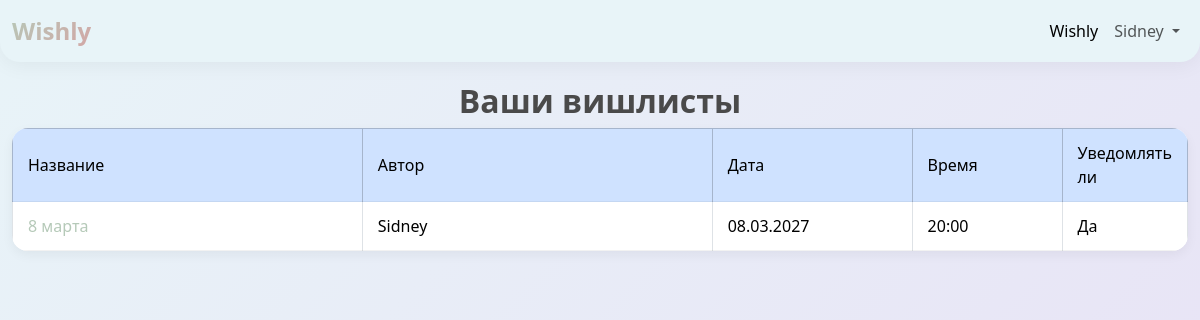
Before: / (signed in) with the older database file.
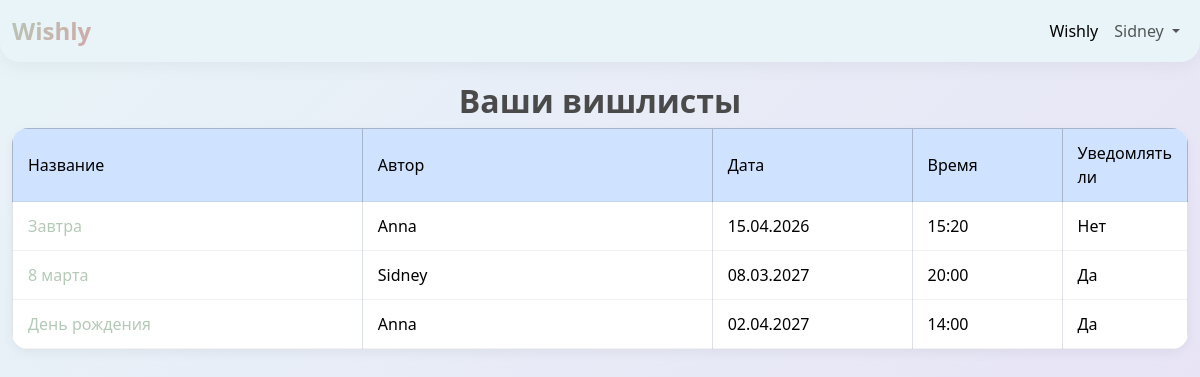
After: the same page with the newer database file.
### data/users.py (models this page shows, shortened)
class User(SqlAlchemyBase, UserMixin, SerializerMixin):
    __tablename__ = 'users'
    id = sqlalchemy.Column(sqlalchemy.Integer,
                           primary_key=True, autoincrement=True)
    username = sqlalchemy.Column(sqlalchemy.String, unique=True, nullable=True)
    email = sqlalchemy.Column(sqlalchemy.String,
                              index=True, unique=True, nullable=True)
    hashed_password = sqlalchemy.Column(sqlalchemy.String, nullable=True)
    modified_date = sqlalchemy.Column(sqlalchemy.DateTime,
                                      default=date.today())
    lists = orm.relationship("Lists", back_populates='user')

### data/lists.py (models this page shows, shortened)
class Lists(SqlAlchemyBase, SerializerMixin):
    __tablename__ = 'lists'
    id = sqlalchemy.Column(sqlalchemy.Integer,
                           primary_key=True, autoincrement=True)
    feast = sqlalchemy.Column(sqlalchemy.String, nullable=True)
    date = sqlalchemy.Column(sqlalchemy.Date,
                                   default=datetime.date.today, nullable=True)
    time = sqlalchemy.Column(sqlalchemy.Time,
                             default=datetime.time(hour=13, minute=30), nullable=True)
    notification = sqlalchemy.Column(sqlalchemy.Boolean, default=True)
    user_id = sqlalchemy.Column(sqlalchemy.Integer, sqlalchemy.ForeignKey('users.id'))
    token = sqlalchemy.Column(sqlalchemy.String, unique=True, nullable=True)
    user = orm.relationship('User')

### main.py (the view)
@application.route('/')
def index():
    db_sess = db_session.create_session()
    lst = []
    names = []
    aut = False
    if current_user.is_authenticated:
        sub_lists = set()
        for book in db_sess.query(WishBook).filter(WishBook.user_id == current_user.id).all():
            if book is not None:
                sub_lists.add(db_sess.query(Lists).join(
                    Wishes, Wishes.list_id == Lists.id).filter(Wishes.id == book.wish_id).first())
        lists = db_sess.query(Lists).filter(Lists.user_id == current_user.id).all()
        lst = list(sub_lists) + lists
        users = db_sess.query(User).all()
        names = {item.id: f'{item.username}' for item in users}
        aut = True
    return render_template('index.html', lists=sorted(lst, key=lambda x: (x.date, x.time)), names=names, aut=aut)

### data/db_session.py (called while the page is built)
def create_session() -> Session:
    global __factory
    return __factory()

### main.py (called while the page is built)
@login_manager.user_loader
def load_user(user_id):
    db_sess = db_session.create_session()
    return db_sess.query(User).get(user_id)

### templates/index.html (shortened to what this page needs)
{% extends "base.html" %}
{% block content %}
<h2 class="text-center">Ваши вишлисты</h2>
{% if lists %}
        <div class="table_container">
            <table class="table table-bordered">
                <thead class="table-primary">
                <tr>
                    <td class="title" width="350px" bgcolor="#dddddd">Название</td>
                    <td class="title" width="350px" bgcolor="#dddddd">Автор</td>
                    <td class="title" width="200px" bgcolor="#dddddd">Дата</td>
                    <td class="title" width="150px" bgcolor="#dddddd">Время</td>
                    <td class="title" width="100px" bgcolor="#dddddd">Уведомлять ли</td>
                </tr>
                </thead>
                <tbody>
                {% for item in lists %}
                    {% if item %}
                <tr>
                    <td class="ordinary" bgcolor="#eeeeff"><a  href="/list{{ item.id }}">{{ item.feast.capitalize() }}</a></td>
                    <td class="ordinary" bgcolor="#eeeeff">{{ names[item.user_id] }}</td>
                    <td class="ordinary" bgcolor="#eeeeff">{{ item.date.strftime("%d.%m.%Y") }}</td>
                    <td class="ordinary" bgcolor="#eeeeff">{{ item.time.strftime('%H:%M') }}</td>
                    {% if item.notification %}
                    <td class="ordinary" bgcolor="#eeffee">Да</td>
                    {% else %}
                    <td class="ordinary" bgcolor="#ffeeff">Нет</td>
                    {% endif %}
                </tr>
    {% endif %}
    {% endfor %}
                </tbody>
            </table>
        </div>
{% endif %}
{% endblock %}

### templates/base.html (shortened to what this page needs)
<!doctype html>
<html lang="en">
<head>
    <link href="https://cdn.jsdelivr.net/npm/bootstrap@5.3.8/dist/css/bootstrap.min.css" rel="stylesheet"
>
    <link href="/static/css/style.css" rel="stylesheet">
</head>
<body>
<header>
    <nav class="navbar navbar-expand-sm bg-body-tertiary">
        <div class="container-fluid">
            <a class="navbar-brand" href="/"><strong>Wishly</strong></a>
            <div class="collapse navbar-collapse " id="navbarSupportedContent">
                <ul class="navbar-nav ms-auto">
                    <li class="nav-item">
                        <a class="nav-link active" aria-current="page" href="/">Wishly</a>
                    </li>
                    {% if current_user.is_authenticated %}
                    <li class="nav-item dropdown">
                        <a class="nav-link dropdown-toggle" href="#" role="button" data-bs-toggle="dropdown"
                           aria-expanded="false">
                            {{ current_user.username }}
                        </a>
                    </li>
                    {% endif %}
                </ul>
            </div>
        </div>
    </nav>
</header>
<main role="main" class="container">
    {% block content %}{% endblock %}
</main>
</body>
</html>

### static/css/style.css (style rules this page uses)
:root { --soft-blue: #E8F4F8; --white: #FFFFFF; --powder-pink: #FDE8EC; --lavender: #E8E0F5; --dusty-rose: #D4A5A5; --sage-green: #B5C9B8; --text-dark: #4A4A4A; --text-light: #7A7A7A; --shadow: 0 4px 12px rgba(0, 0, 0, 0.05); --border-radius: 16px; }
body { background: linear-gradient(135deg, var(--soft-blue) 0%, var(--lavender) 100%); font-family: 'Segoe UI', 'Roboto', 'Helvetica Neue', sans-serif; color: var(--text-dark); min-height: 100vh; }
.container { max-width: 1400px; margin: 0 auto; }
.table { background: var(--white); border-radius: var(--border-radius); overflow: hidden; box-shadow: var(--shadow); }
.table tbody tr { transition: background-color 0.2s ease; }
.table td { padding: 12px 15px; vertical-align: middle; border-bottom: 1px solid rgba(0, 0, 0, 0.05); }
.navbar { background: var(--soft-blue) !important; box-shadow: 0 4px 20px rgba(0, 0, 0, 0.05); border-radius: 0 0 20px 20px; margin-bottom: 20px; }
.navbar-brand { font-weight: 700; font-size: 24px; background: linear-gradient(135deg, var(--sage-green) 0%, var(--dusty-rose) 100%); -webkit-background-clip: text; background-clip: text; color: transparent; }
.nav-link { color: var(dusty-rose) !important; transition: color 0.2s ease; }
a { color: var(--sage-green); text-decoration: none; transition: all 0.25s ease; font-weight: 500; }
h1, h2, h3, h4, h5 { font-weight: 600; color: var(--text-dark); }
.text-center { color: var(--text-dark); }

Changed rows visible on the page:
added Lists: feast "Завтра", date "15.04.2026", time "15:20", notification "Нет"
now on this page (row unchanged): User: username "Anna"
now on this page (row unchanged): Lists: feast "День рождения", date "02.04.2027", time "14:00", notification "Да"
